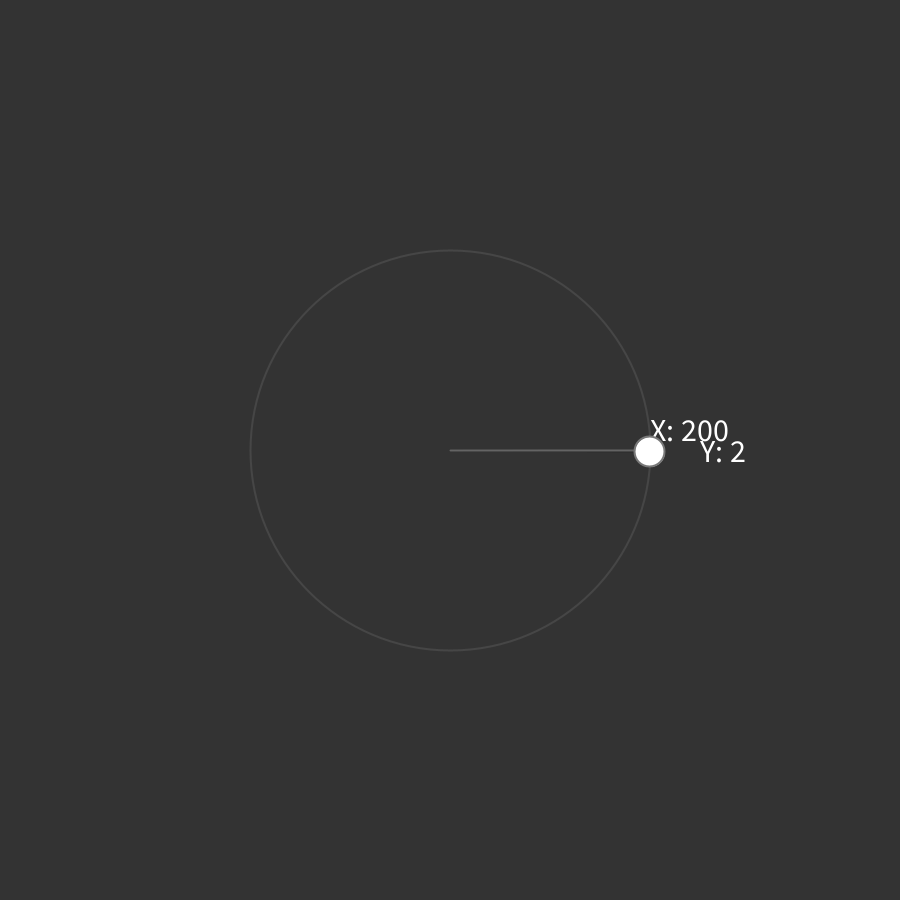
Frame 1 (no input)
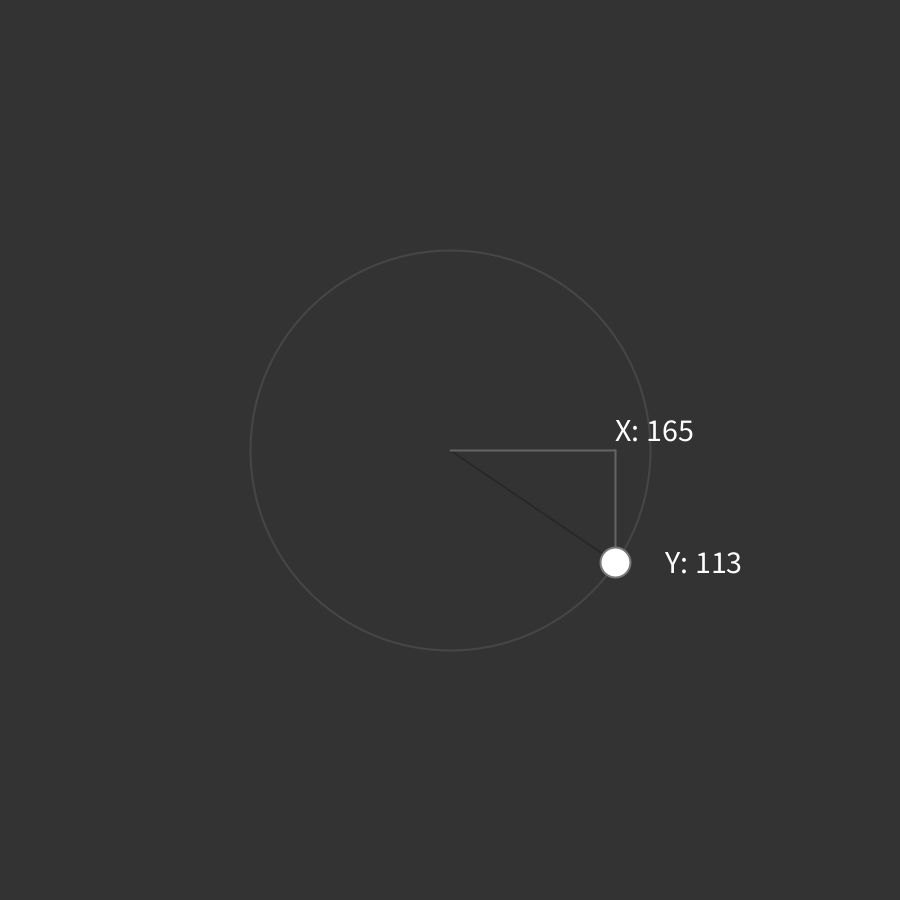
Frame 60 (the mouse pressed at the canvas centre just before this capture)
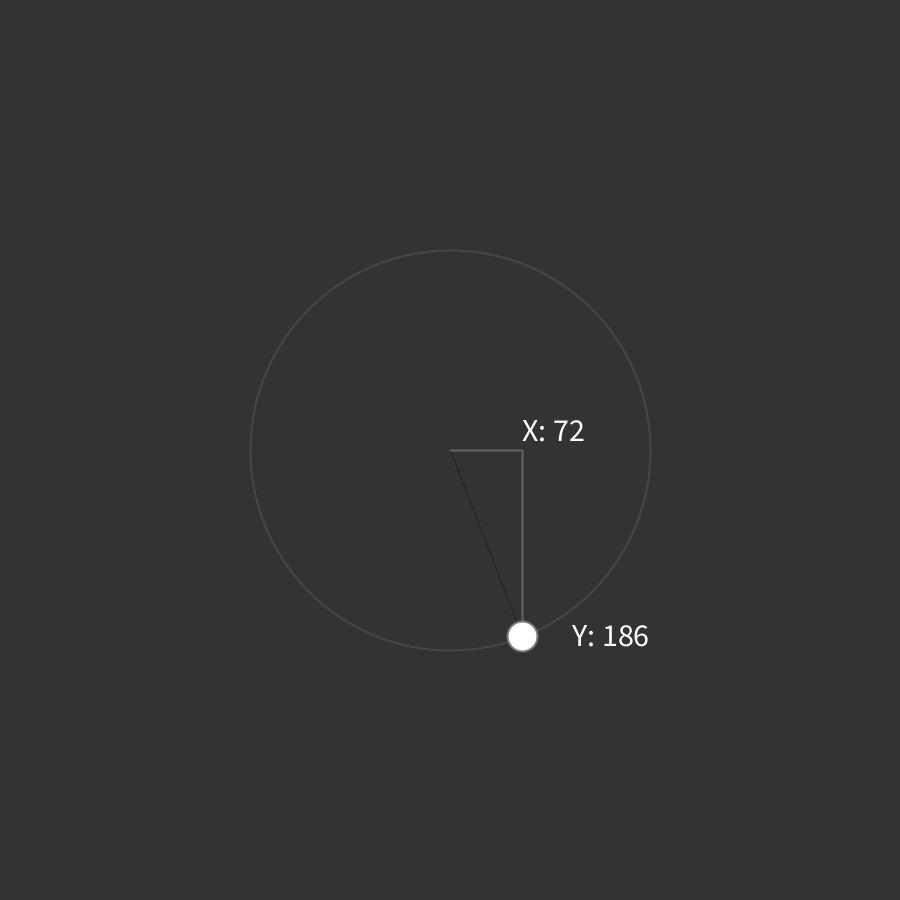
Frame 120 (the mouse held since frame 60 and released just before this capture)

The Processing sketch that drew these frames (run headless with seeded random() and noise(); from frame 60 on, the mouse is pressed at the canvas centre):

// Processing sketch: TrigDemo
// ── TrigDemo.pde
//radius
float r;
float speed = 0.001;
void setup() {
  smooth(16);
  size(900, 900);
  background(51);
  strokeWeight(2);
  stroke(100);
  fill(255);
  textSize(32);
  r = 200;
}

void draw () {
  background(51);
   r = 200;
  // move to middle
  translate(width / 2, height /2);
  float s = frameCount * 0.01;
 
  float x = cos(s) * r;
  float y = sin(s) * r;
  
  
  noFill();
  stroke(70);
  ellipse(0,0,r*2,r*2);
  drawTriangle(x, y);
  stroke(120);
  fill(255);
  ellipse(x,y, 30, 30);
  
}


void drawTriangle(float x, float y) {
  stroke(40);
  line(0,0,x,y);
  stroke(100);
  text("X: "+round(x), x, -10);
  line(0,0,x,0);
  text("Y: "+round(y), x+50, y+10);
  line(x,y,x,0);
  //line()
}
